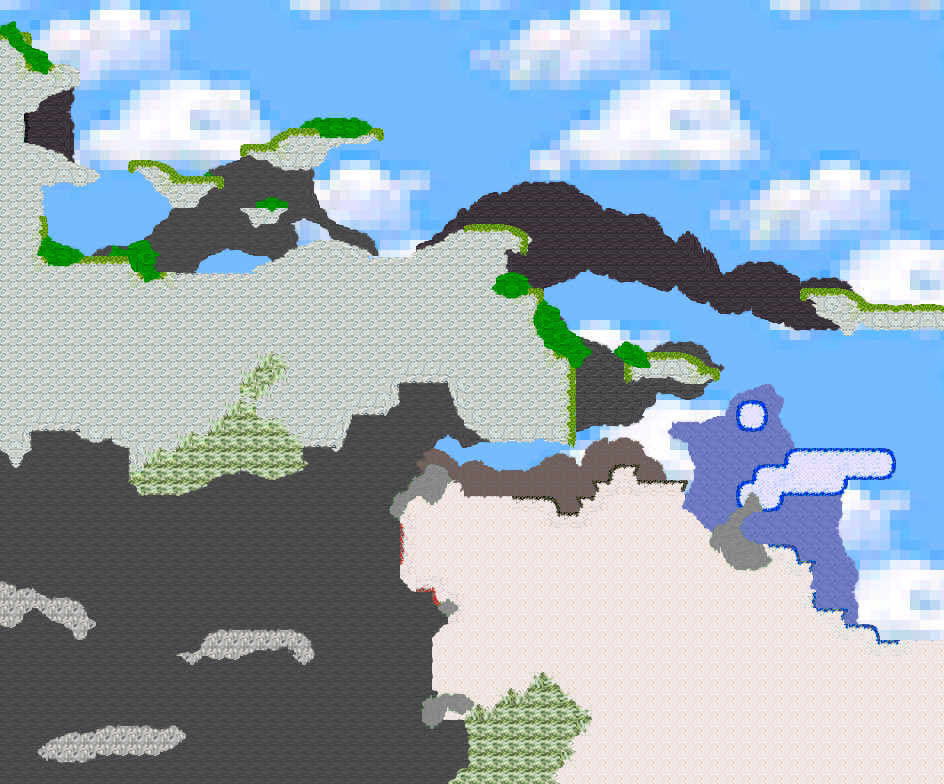

Rendered tile map (Tiled .tmx) drawn with the repository's tilesets; below, a short description and the map source with its tile grids summarised:
An orthogonal 59x49 tile map with 16x16 px tiles, 4 tile layers (Background, Background Graphics, Graphics, Bushes), 8 tilesets and 12 objects.

<map version="1.0" tiledversion="1.0.2" orientation="orthogonal" renderorder="right-down" width="59" height="49" tilewidth="16" tileheight="16" nextobjectid="124">
 <tileset firstgid="1" source="../tilesets/tsx/essentials.tsx" />
 <tileset firstgid="257" name="background_essentials" tilewidth="16" tileheight="16" tilecount="256" columns="16">
  <image source="../tilesets/background_essentials.png" width="256" height="256" />
 </tileset>
 <tileset firstgid="513" name="bush_essentials" tilewidth="16" tileheight="16" tilecount="256" columns="16">
  <image source="../tilesets/bush_essentials.png" width="256" height="256" />
 </tileset>
 <tileset firstgid="769" name="background_essentials2" tilewidth="16" tileheight="16" tilecount="256" columns="16">
  <image source="../tilesets/background_essentials2.png" width="256" height="256" />
 </tileset>
 <tileset firstgid="1025" name="essentials2" tilewidth="16" tileheight="16" tilecount="256" columns="16">
  <image source="../tilesets/essentials2.png" width="256" height="256" />
 </tileset>
 <tileset firstgid="1281" name="background_essentials3" tilewidth="16" tileheight="16" tilecount="256" columns="16">
  <image source="../tilesets/background_essentials3.png" width="256" height="256" />
 </tileset>
 <tileset firstgid="1537" name="cave_essentials" tilewidth="16" tileheight="16" tilecount="256" columns="16">
  <image source="../tilesets/cave_essentials.png" width="256" height="256" />
 </tileset>
 <tileset firstgid="1793" name="background" tilewidth="16" tileheight="16" tilecount="600" columns="30">
  <image source="../tilesets/background.jpg" width="480" height="320" />
 </tileset>
 <layer name="Background" width="59" height="49">
  <data>[2891 cells, 2891 non-empty, 600 distinct tile ids]</data>
 </layer>
 <layer name="Background Graphics" width="59" height="49">
  <data>[2891 cells, 1117 non-empty, 107 distinct tile ids]</data>
 </layer>
 <layer name="Graphics" width="59" height="49">
  <data>[2891 cells, 1172 non-empty, 143 distinct tile ids]</data>
 </layer>
 <layer name="Bushes" width="59" height="49">
  <data>[2891 cells, 121 non-empty, 49 distinct tile ids]</data>
 </layer>
 <objectgroup name="Ground Colliders">
  <object id="109" x="0" y="32">
   <polygon points="0,0 32,0 32,32 64,32 80,40 80,52 48,64 32,80 28,80 28,112 52,120 56,124 64,124 76,136 84,136 100,144 80,152 44,152 44,224 144,224 144,240 252,240 288,224 320,208 336,208 372,224 412,224 468,196 512,196 532,208 528,212 528,220 512,220 508,220 508,256 544,256 544,288 560,288 560,320 576,320 576,412 560,412 544,408 488,408 464,392 448,352 400,352 400,372 384,384 352,384 340,416 304,416 304,440 272,448 240,440 212,448 208,456 176,464 140,464 128,448 128,416 112,408 96,412 80,404 76,400 32,400 32,416 16,436 0,416 0,0" />
  </object>
  <object id="111" x="192" y="176">
   <polygon points="0,0 28,0 32,4 32,12 16,16 0,32 -20,32 -32,16 -48,0 -60,-12 -36,-12 -12,0 0,0" />
  </object>
  <object id="112" x="304" y="128">
   <polygon points="0,0 76,0 80,8 64,16 36,16 32,16 16,32 16,36 0,44 -16,44 -36,32 -48,32 -60,20 -40,20 -8,0 0,0" />
  </object>
  <object id="113" x="256" y="208">
   <polygon points="0,0 32,0 24,8 20,16 4,16 0,20 -4,16 -8,8 -16,0 0,0" />
  </object>
  <object id="114" x="624" y="352">
   <polygon points="0,0 52,0 84,16 92,16 96,20 96,28 80,32 64,32 44,24 12,28 0,24 0,0" />
  </object>
  <object id="115" x="800" y="288">
   <polygon points="0,0 36,0 68,16 144,16 144,40 76,40 64,36 60,36 48,48 32,32 16,24 16,16 12,12 0,8 0,0" />
  </object>
  <object id="116" x="752" y="400">
   <polygon points="0,0 8,0 12,4 16,16 16,24 8,32 -8,32 -16,24 -16,16 -12,4 -8,0 0,0" />
  </object>
  <object id="117" x="800" y="448">
   <polygon points="0,0 84,0 92,4 96,16 92,28 80,32 48,32 44,44 32,48 -16,48 -20,60 -32,64 -48,64 -60,60 -64,48 -60,36 -48,32 -44,20 -32,16 -16,16 -12,4 0,0" />
  </object>
  <object id="118" x="656" y="480">
   <polygon points="0,0 32,0 28,16 28,28 40,36 48,48 52,48 64,64 80,64 76,80 96,80 96,72 104,64 132,64 140,68 144,80 160,80 156,92 156,108 160,112 160,128 192,128 192,132 188,140 188,144 212,144 220,148 224,160 288,160 288,304 -208,304 -200,296 -192,288 -188,288 -188,252 -192,240 -224,240 -220,224 -220,212 -224,208 -224,156 -208,144 -208,128 -220,124 -224,112 -244,112 -256,96 -256,24 -248,16 -236,16 -240,0 -204,0 -196,4 -192,16 -108,16 -100,20 -96,32 -76,32 -76,24 -80,16 -60,16 -60,8 -64,0 -48,0 -44,-12 -32,-16 -16,-16 -16,-12 -20,-4 -20,0 0,0" />
  </object>
  <object id="120" x="240" y="632">
   <polygon points="0,0 52,0 64,4 72,12 76,24 64,32 56,24 48,16 32,20 16,20 0,24 -4,28 -16,24 -20,28 -32,24 -36,24 -48,32 -64,24 -56,20 -44,20 -36,8 -32,4 -20,0 0,0" />
  </object>
  <object id="122" x="120" y="728">
   <polygon points="0,0 56,0 68,8 44,24 40,24 36,28 -24,28 -40,36 -60,36 -72,32 -80,24 -68,12 -56,8 -32,8 -12,0 0,0" />
  </object>
  <object id="123" x="56" y="600">
   <polygon points="0,0 16,0 28,8 32,20 40,24 32,32 24,40 8,24 -8,16 -20,8 -24,8 -32,16 -40,24 -44,28 -56,24 -56,-16 -48,-16 -40,-12 -28,-12 -16,-4 -8,0 0,0" />
  </object>
 </objectgroup>
</map>